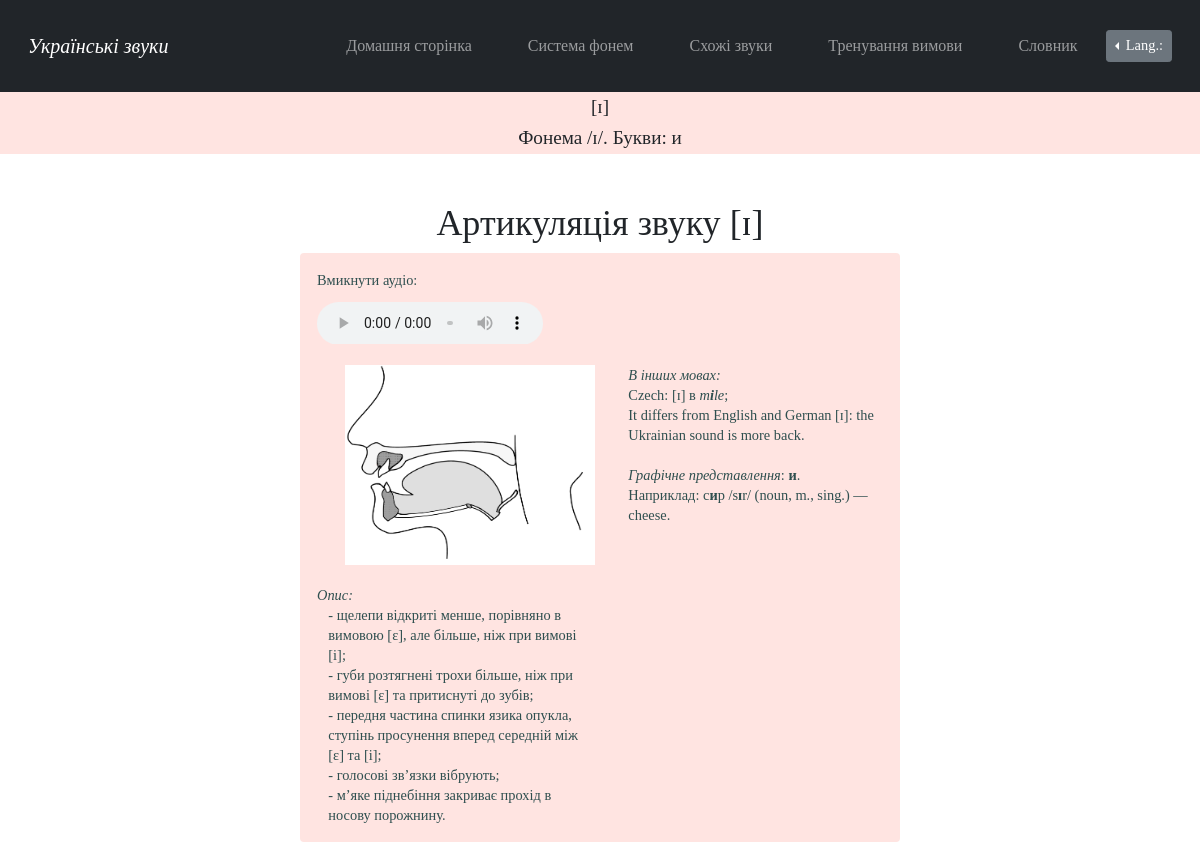
Screenshot of /sound_ɪ with the database file from the repository.
### main/models.py (models this page shows)
class InformationAboutVowels(models.Model):
    id = models.AutoField('id', primary_key=True)
    sound = models.CharField('звук', max_length=5)
    row = models.TextField('ряд', default='')
    description = models.TextField('опис вимови')
    eng_description = models.TextField('англ. опис вимови', default='')
    image = models.ImageField('ілюстрація вимови', upload_to="media")
    audio = models.FileField(upload_to='documents/', default='')
    male_audio = models.FileField(upload_to='documents/', default='')

### main/views.py (called while the page is built)
def sound_y(request):
    information = InformationAboutVowels.objects.filter(sound__contains='ɪ')
    return render(request, 'main/sound_y.html', {'information': information})

### main/templates/main/sound_y.html (shortened to what this page needs)
{% extends 'main/pattern_for_vowels.html' %}
{% load i18n %}
{% load static %}
{% block lang_switch %}
<div class="dropleft">
      <button class="btn btn-secondary btn-sm dropdown-toggle" type="button" id="dropdownMenuButton"
              data-toggle="dropdown" aria-haspopup="true" aria-expanded="false">
        {% translate "Lang.:" %}
      </button>
            {% get_current_language as LANGUAGE_CODE %}
            {% get_available_languages as LANGUAGES %}
            {% get_language_info_list for LANGUAGES as languages %}
    </div>
{% endblock %}
{% block sound %}[ɪ]{% endblock %}
{% block phoneme %}/ɪ/{% endblock %}
{% block letter %}и{% endblock %}
{% block examples %}<i>{% translate "In other languages:" %}</i>
{% translate "Czech:" %} [ɪ] {% translate "in" %} <i>m<b>i</b>le</i>;
{% translate "It differs from English and German [ɪ]: the Ukrainian sound is more back" %}.
<i>{% translate "Pertinent letter/s" %}</i>: <b>и</b>.
{% translate "For example" %}: с<b>и</b>р /s<b>ɪ</b>r/ (noun, m., sing.) — cheese.
{% endblock %}

### main/templates/main/pattern_for_vowels.html (shortened to what this page needs)
{% extends 'main/pattern.html' %}
{% load i18n %}
{% load static %}
{% block stylesheet %}<link rel="stylesheet" href="{% static 'main/css/pattern_separate_sounds.css' %}">{% endblock %}
{% block content %}
<main>
    <div class="header">
        <h2>{% block sound %}{% endblock %}</h2>
        <h3>{% translate "Phoneme" %} {% block phoneme %}{% endblock %}.
            {% translate "Letters:" %} {% block letter %}{% endblock %}</h3>
    </div>
    <div class="main_content">
        {% for el in information%}
        {% get_current_language as LANGUAGE_CODE %}
        <h3>{% translate "Articulation of the sound" %} {{el.sound}}</h3>
            <div class="alert alert-custom  fade in alert-dismissable show mt-2">
                <figure><figcaption>{% translate "Play the audio:" %}</figcaption>
                    <audio controls src={{el.audio.url}}>
                    </audio>
                </figure>
                <img src={{el.image.url}} alt="Звук">
                <p class="examples" id="examples">{% block examples %}{% endblock %}<br></p>
                <p><i>{% translate "Description:" %}</i></p>
                {% if LANGUAGE_CODE == "uk" %}
                    <p class = "description" id="description">{{el.description}}</p>
                {%else%}
                    <p class = "description" id="description2">{{el.eng_description}}</p>
                {%endif%}
            </div>
        {%endfor%}
    </div>
</main>
{% endblock %}

### main/static/main/css/pattern.css (style rules this page uses)
body { background: white; font-family: Garamond, Baskerville, "Baskerville Old Face", "Hoefler Text", "Times New Roman", serif; font-style: normal; font-variant: normal; font-weight: 400; line-height: 20px; }
.dropleft { padding-top:20px; padding-bottom:20px; }
.btn { font-size: .9em; }

### main/static/main/css/pattern_separate_sounds.css (style rules this page uses)
.header { text-align: center; background: #FFE4E1; width: 100%; height: 4em; padding-top: .3em; }
.header > h2, h3 { text-align: center; font-size: 1.2em; }
.main_content { margin-top: 4vw; font-size: .9em; margin-left: auto; margin-right: auto; }
.main_content > h3 { text-align: center; font-size: 3vw; }
.main_content img { margin-left: 5%; margin-bottom: 20px; width:250px; height:200px; }
.main_content p { white-space: pre-line; font-size: 1em; }
.alert-custom { background-color:#FFE4E1; color:#2F4F4F; }
.alert-custom > p { margin-bottom:0px; }
@media screen and (min-width:601px) { .header { margin-top: 50px; } }
@media screen and (min-width:601px) { .main_content { width: 80%; } }
@media screen and (min-width:601px) { .alert-custom { background-color: ; } }
@media screen and (min-width:601px) { audio { width: 50%; padding-top:2%; } }
@media screen and (min-width:768px) { .header { margin-top: 110px; } }
@media screen and (min-width:768px) { .alert-custom { background-color: ; } }
@media screen and (min-width:768px) { audio { width: 40%; } }
@media screen and (min-width:768px) { .examples { float: right; width: 45%; } }
@media screen and (min-width:768px) { .description { width: 45%; margin-left:2%; } }
@media screen and (min-width:980px) { .header { margin-top: 90px; } }
@media screen and (min-width:980px) { .main_content { width: 65%; } }
@media screen and (min-width:980px) { .alert-custom { background-color: ; } }
@media screen and (min-width:980px) { audio { width: 40%; } }
@media screen and (min-width:1200px) { .main_content { width: 50%; } }
@media screen and (min-width:1200px) { .alert-custom { background-color:; } }

### rows the page displays
InformationAboutVowels: sound "[ɪ]", image (picture), description "- щелепи відкриті менше, порівняно в вимовою [ɛ], але більше, ніж при вимові [i]; - губи розтягнені трохи більше, ніж при вимові [ɛ] та притиснуті до зубів; - передня частина спинки язика опукла, ступінь просунення вперед середній між [ɛ] та [i]; - голосові зв’язки вібрують; - м’яке піднебіння закриває прохід в носову порожнину."
